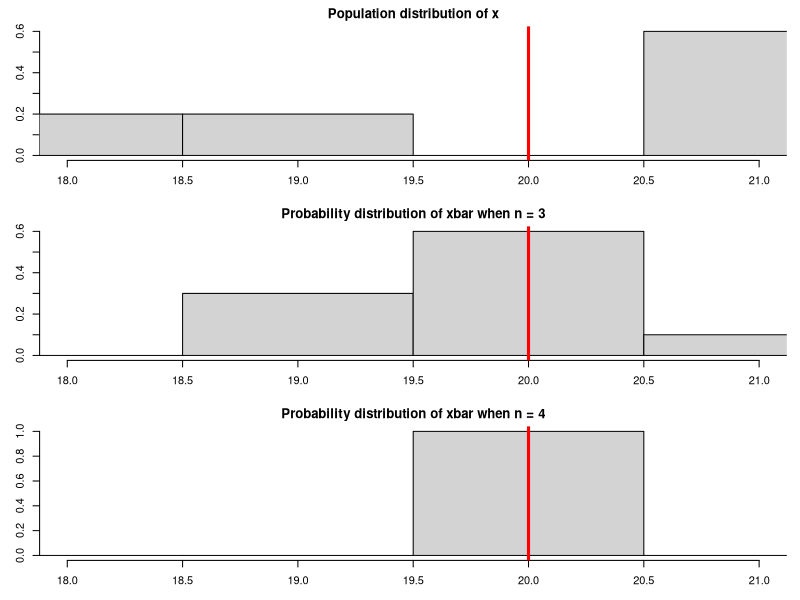
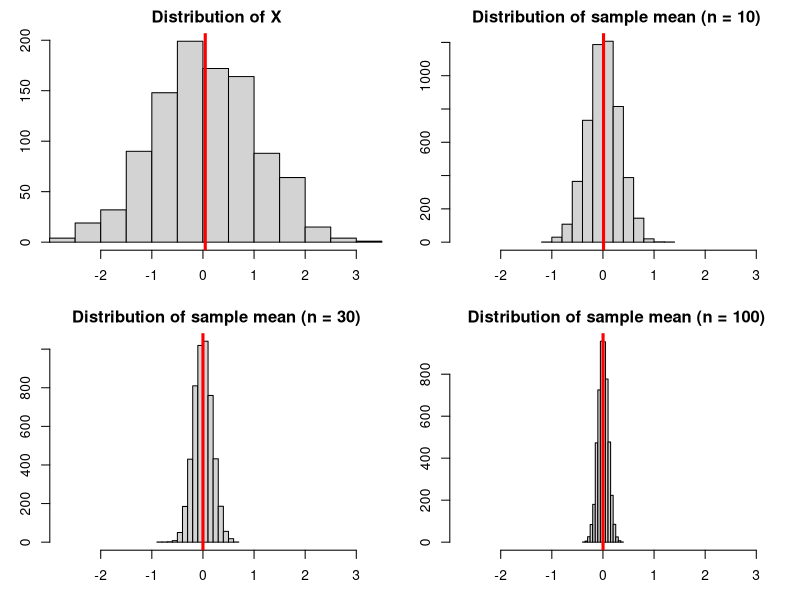
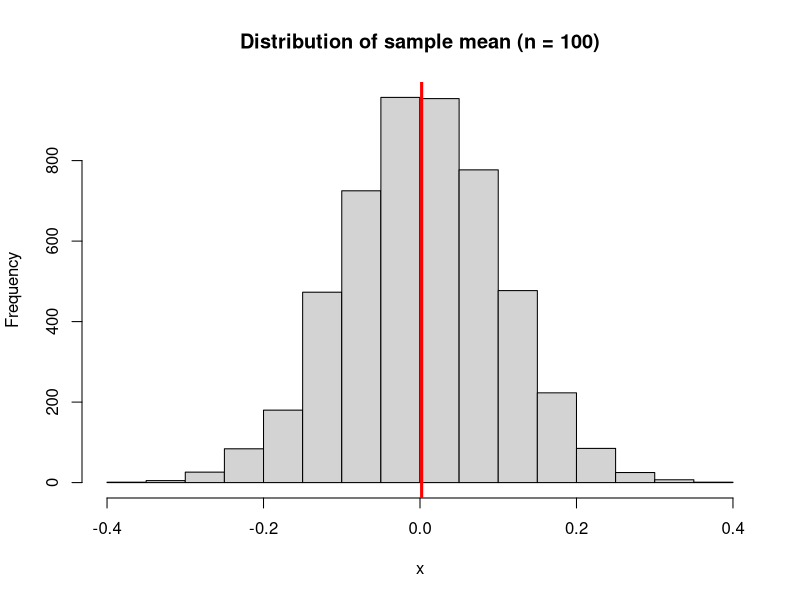
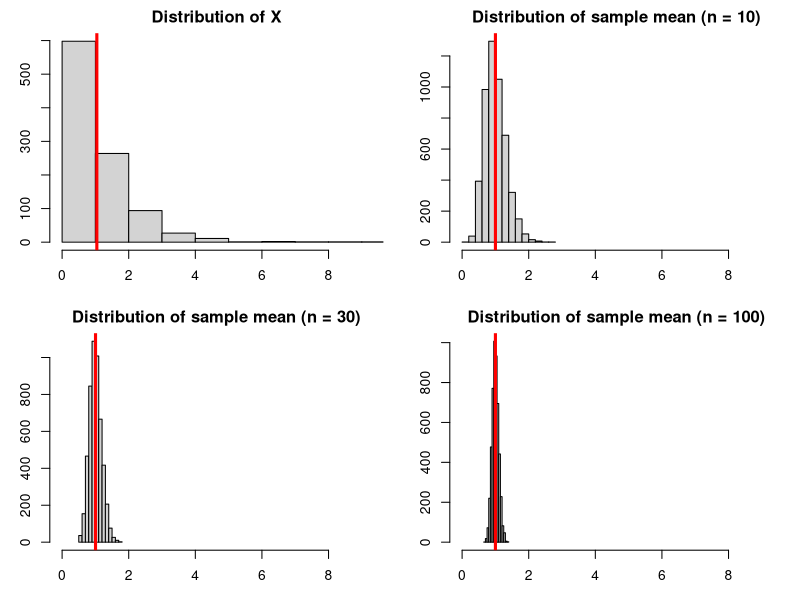
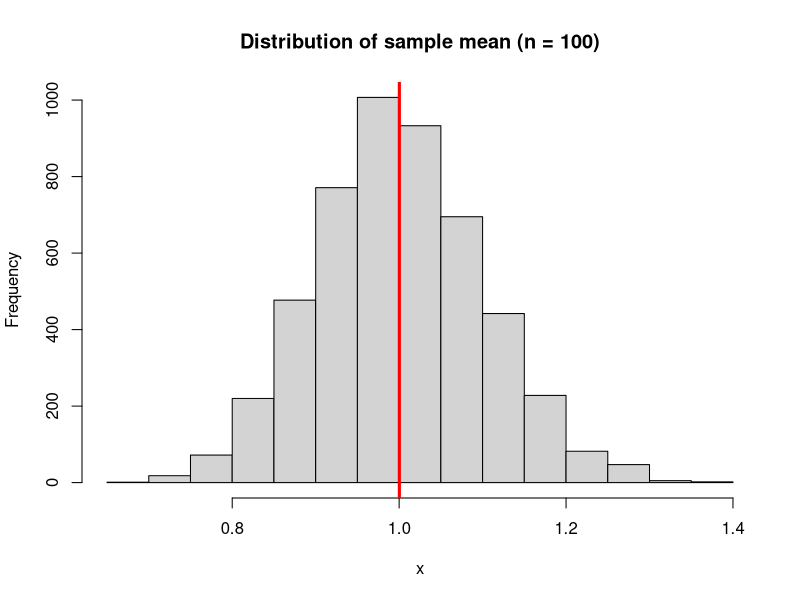
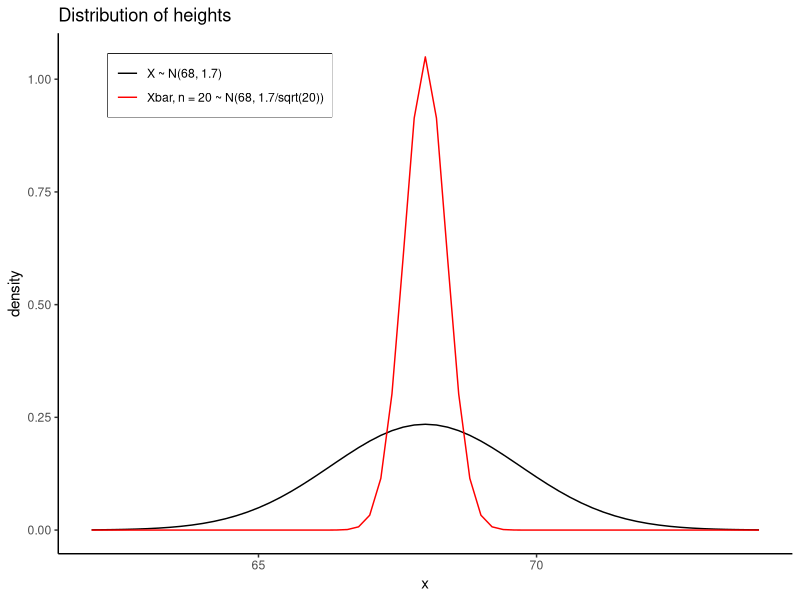

Here is the R script that generated these plots, in order:
##################################################################
# sampling distributions - in a random selection of observations,
#    the sample mean is a random variable with a probability
#    distribution
##################################################################

library(ggplot2)
library(gtools)

####################################################
# for a given population of student ages, draw a 
# histogram and add a line for the population mean
####################################################
x <- c(21,19,21,21,18)

## calculate population mean, which is 20 ##
mean(x)   

## draw histogram ##
xlim <- c(min(x), max(x))
breaks <- seq(17.5, 21.5, by= 1)
par.orig <- par(mfrow = c(3,1), mar = c(3,3,2,1))
hist(x, prob = TRUE, xlim = xlim, 
     main = "Population distribution of x", breaks = breaks)
abline(v = mean(x), col = "red", lwd = 3)

###################################################################
## What are the possible mean values if we randomly select 3
## students? Generate the sample space, find the possible
## sample means, and construct a histogram. Also label the
## average (expected value) for the sample mean
###################################################################

## Find the sample space for selecting n = 3 students. 
##    We use combinations, since order does not matter, and
##      use the following arguments:
##        - set = FALSE because x contains duplicate values
##            that we don't want removed
##        - repeats.allowed = FALSE because once one student
##            is selected, we do not select them again

S <- combinations(length(x), 3, x, set = FALSE, repeats.allowed = FALSE)
S

## get possible sample means and draw histogram
sample.means <- rowMeans(S)
hist(sample.means, xlim = xlim, prob = TRUE, breaks = breaks,
     main = "Probability distribution of xbar when n = 3")
expected.value <- mean(sample.means) ## 20, the same as the population mean!
abline(v = expected.value, col = "red", lwd = 3)

### repeat above analysis for n = 4 ###
S <- combinations(length(x), 4, x, set = FALSE, repeats.allowed = FALSE)
sample.means <- rowMeans(S)
hist(sample.means, xlim = xlim, prob = TRUE, breaks = breaks,
     main = "Probability distribution of xbar when n = 4")
expected.value <- mean(sample.means) ## 20, the same as the population mean!
abline(v = expected.value, col = "red", lwd = 3)

par(par.orig)


####################################################################
# Key observations/facts: 

# Let X be a random variable with mean mu and standard deviation 
# sigma. 

# Let Xbar be the sample mean calculated from 'n' independent
# samples of X. Then Xbar has mean mu and standard deviation
# sigma / sqrt(n)

####################################################################


###################################################################
## Central Limit Theorem when X ~ normally distributed
###################################################################


# helper function that constructs histogram and adds vertical 
# red line for mean 
plot.hist <-function(x, ...) {
  hist(x, ...)
  abline(v = mean(x), lwd = 3, col = "red")
}


###################################################################
## returns the sample mean from 'n' randomly generated observations 
## from the standard normal distribution
###################################################################
get.sample.mean <- function(n) {
  r <- rnorm(n)
  mean(r)
}

x.population <- rnorm(1000)
x.10 <- replicate(5000, get.sample.mean(10))
x.30 <- replicate(5000, get.sample.mean(30))
x.100 <- replicate(5000, get.sample.mean(100))

xlim <- c(min(x.population), max(x.population))
par.orig <- par(mfrow = c(2,2), mar = c(3,3,2,1))
plot.hist(x.population, main = "Distribution of X", xlim = xlim)
plot.hist(x.10, main = "Distribution of sample mean (n = 10)", xlim = xlim)
plot.hist(x.30, main = "Distribution of sample mean (n = 30)", xlim = xlim)
plot.hist(x.100, main = "Distribution of sample mean (n = 100)", xlim = xlim)
par(par.orig)

# use default x-range
plot.hist(x.100, main = "Distribution of sample mean (n = 100)")


###################################################################
## Central Limit Theorem when X ~ NOT normally distributed!
## we will look at the exponential distribution, which is skewed
###################################################################

###################################################################
## returns the sample mean from 'n' randomly generated observations 
## from the exponential distribution
###################################################################
get.sample.mean <-function(n) {
  r <- rexp(n)
  mean(r)
}

x.population <- rexp(1000)
x.10 <- replicate(5000, get.sample.mean(10))
x.30 <- replicate(5000, get.sample.mean(30))
x.100 <- replicate(5000, get.sample.mean(100))


xlim <- c(min(x.population), max(x.population))
par.orig <- par(mfrow = c(2,2), mar = c(3,3,2,1))
plot.hist(x.population, main = "Distribution of X", xlim = xlim)
plot.hist(x.10, main = "Distribution of sample mean (n = 10)", xlim = xlim)
plot.hist(x.30, main = "Distribution of sample mean (n = 30)", xlim = xlim)
plot.hist(x.100, main = "Distribution of sample mean (n = 100)", xlim = xlim)
par(par.orig)

# use default x-range to show sampling distribution is
# approximately normal
plot.hist(x.100, main = "Distribution of sample mean (n = 100)")

###################################################################
## Central Limit Theorem in practice:
## Suppose that heights have the distribution X ~ N(68, 1.7).
## We will calculate probabilities involving the sample mean 
## from a sample of 20 individuals
###################################################################

###################################################################
## Visualization
###################################################################

x <- seq(62, 74, by = .2)
y1 <- dnorm(x, mean = 68, sd = 1.7) ## density of x
y2 <- dnorm(x, mean = 68, sd = 1.7 / sqrt(20)) ## density of sample mean when n = 20
df <- data.frame(x = x, y1 = y1, y2 = y2)

ggplot(df) + geom_line(aes(x,y1, color = "y1")) + 
  geom_line(aes(x,y2, color = "y2")) +
  ggtitle("Distribution of heights") + ylab("density") +
  scale_colour_manual(breaks = c("y1", "y2"),
                    values = c("black", "red"),
                    labels = c("X ~ N(68, 1.7)", "Xbar, n = 20 ~ N(68, 1.7/sqrt(20))")) +
  theme_classic() + theme(legend.position = c(.22,.9), 
                          legend.box.background = element_rect(),
                          legend.title = element_blank())

###############################################################
# Questions:
###############################################################

# Find P(X < 69)


# Find P(X > 67)


# In a random sample of 20 individuals, find the probability
# that the sample mean is less than 69:



# In a random sample of 20 individuals, find the probability
# that the sample mean is greater than 67


# In a random sample of 20 individuals, find the probability
# that the sample mean is between 67 and 67.5.

